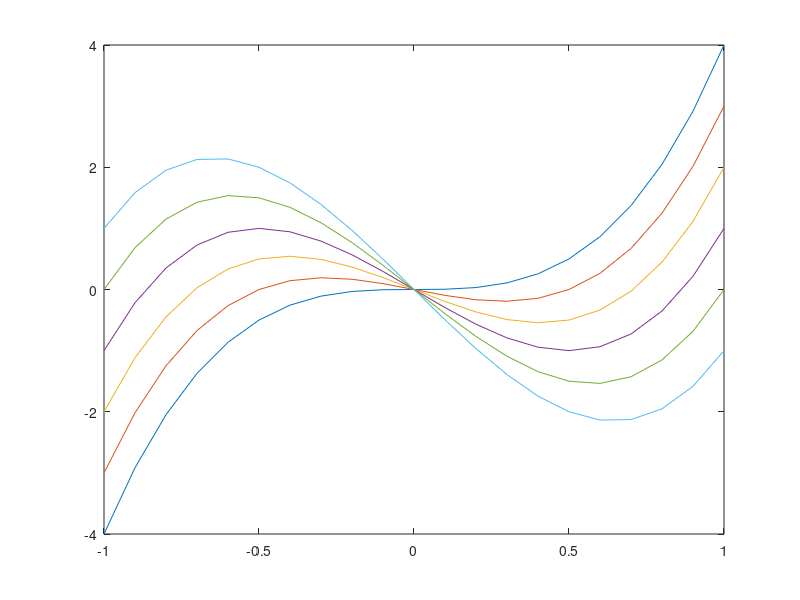

Write MATLAB code to recreate this figure.
%Plotting Functions
%Fu Wen Tay

%a)

%Defining constants and parameters
a=3
x=[-1:0.1:1]

%Defining function
y=(4*x.^3)-a*x

%Plotting function

plot(x,y)

%b)

%for loop
for a = [0:1:5]
        
    % Plot the new line
    plot(x,(4*x.^3)-a*x)
    hold on
    
end